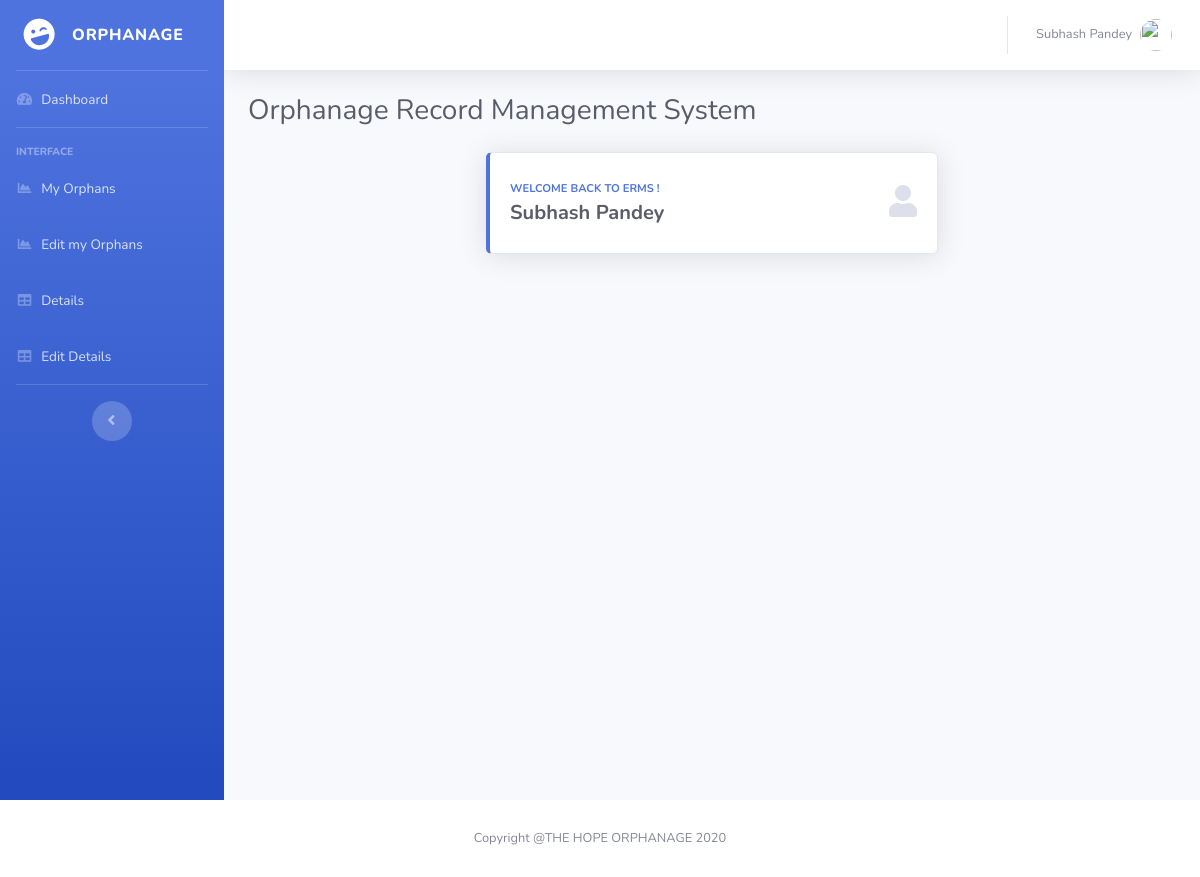
The app's page /Orphanage-Record-Management-System-Project/erms/watchmen/welcomewatchmen.php (signed in) with its own data.
### tables this page shows
CREATE TABLE `watchmen` (
  `ID` int(11) NOT NULL,
  `EmpFname` varchar(50) DEFAULT NULL,
  `EmpLName` varchar(50) NOT NULL,
  `EmpCode` varchar(50) DEFAULT NULL,
  `EmpDept` varchar(120) DEFAULT NULL,
  `EmpDesignation` varchar(120) DEFAULT NULL,
  `EmpContactNo` bigint(10) DEFAULT NULL,
  `EmpGender` enum('Male','Female') DEFAULT NULL,
  `EmpEmail` varchar(200) DEFAULT NULL,
  `EmpPassword` varchar(100) DEFAULT NULL,
  `EmpJoingdate` date DEFAULT NULL,
  `PostingDate` timestamp NOT NULL DEFAULT current_timestamp()
);

CREATE TABLE `canteen` (
  `ID` int(11) NOT NULL,
  `EmpFname` varchar(50) DEFAULT NULL,
  `EmpLName` varchar(50) NOT NULL,
  `EmpCode` varchar(50) DEFAULT NULL,
  `EmpDept` varchar(120) DEFAULT NULL,
  `EmpDesignation` varchar(120) DEFAULT NULL,
  `EmpContactNo` bigint(10) DEFAULT NULL,
  `EmpGender` enum('Male','Female') DEFAULT NULL,
  `EmpEmail` varchar(200) DEFAULT NULL,
  `EmpPassword` varchar(100) DEFAULT NULL,
  `EmpJoingdate` date DEFAULT NULL,
  `PostingDate` timestamp NOT NULL DEFAULT current_timestamp()
);

### Orphanage-Record-Management-System-Project/erms/watchmen/welcomewatchmen.php (the view, shortened to what this page needs)
<?php
include('../includes/dbconnection.php');
if(strlen($_SESSION['uid']==0)){
	header('location:watchmenlogout.php');
}
else {
?>
<!DOCTYPE html>
<html lang="en">
<head>
  <link href="../vendor/fontawesome-free/css/all.min.css" rel="stylesheet" type="text/css">
  <link href="../css/sb-admin-2.min.css" rel="stylesheet">
</head>
<body id="page-top">
  <div id="wrapper">
    <?php include_once('../includes/watchmensidebar.php');?>
    <div id="content-wrapper" class="d-flex flex-column">
      <div id="content">
       <?php include_once('../includes/watchmenheader.php');?>
        <div class="container-fluid">
          <div class="d-sm-flex align-items-center justify-content-between mb-4">
            <h1 class="h3 mb-0 text-gray-800">Orphanage Record Management System</h1>
                   </div>
          <div class="row">
<div class="col-xl-3 col-md-6 mb-4"></div>
            <div class="col-xl-6 col-md-6 mb-4">
              <div class="card border-left-primary shadow h-100 py-2">
                <div class="card-body">
                  <div class="row no-gutters align-items-center">
                    <div class="col mr-2">
                      <div class="text-xs font-weight-bold text-primary text-uppercase mb-1">Welcome Back to ERMS !</div>
                      <?php
$empid=$_SESSION['uid'];
$ret=mysqli_query($con,"select EmpFname,EmpLname from canteen where ID='$empid'");
$row=mysqli_fetch_array($ret);
$fname=$row['EmpFname'];
$lname=$row['EmpLname'];
?>
                      <div class="h5 mb-0 font-weight-bold text-gray-800"><?php echo $fname." ".$lname; ?></div>
                    </div>
                    <div class="col-auto">
                      <i class="fas fa-user fa-2x text-gray-300"></i>
                    </div>
                  </div>
                </div>
              </div>
            </div>
          </div>
        </div>
          </div>
        </div>
      </div>
       <?php include_once('../includes/footer.php');?>
</body>
</html>
</html>
<?php
}
?>

### Orphanage-Record-Management-System-Project/erms/includes/watchmenheader.php (shortened to what this page needs)
<nav class="navbar navbar-expand navbar-light bg-white topbar mb-4 static-top shadow">
<ul class="navbar-nav ml-auto">
  <li class="nav-item dropdown no-arrow">
    <a class="nav-link dropdown-toggle" href="#" id="userDropdown" role="button" data-toggle="dropdown" aria-haspopup="true" aria-expanded="false">
<?php
$empid=$_SESSION['uid'];
$ret=mysqli_query($con,"select EmpFname,EmpLname from watchmen where ID='$empid'");
$row=mysqli_fetch_array($ret);
$fname=$row['EmpFname'];
$lname=$row['EmpLname'];
?>
      <span class="mr-2 d-none d-lg-inline text-gray-600 small"><?php echo $fname." ".$lname; ?></span>
      <img class="img-profile rounded-circle" src="https://source.unsplash.com/QAB-WJcbgJk/60x60">
    </a>
  </li>
</ul>
</nav>

### records on screen
watchmen: EmpFname "Subhash", EmpLName "Pandey"
canteen: EmpFname "Subhash", EmpLName "Pandey"
